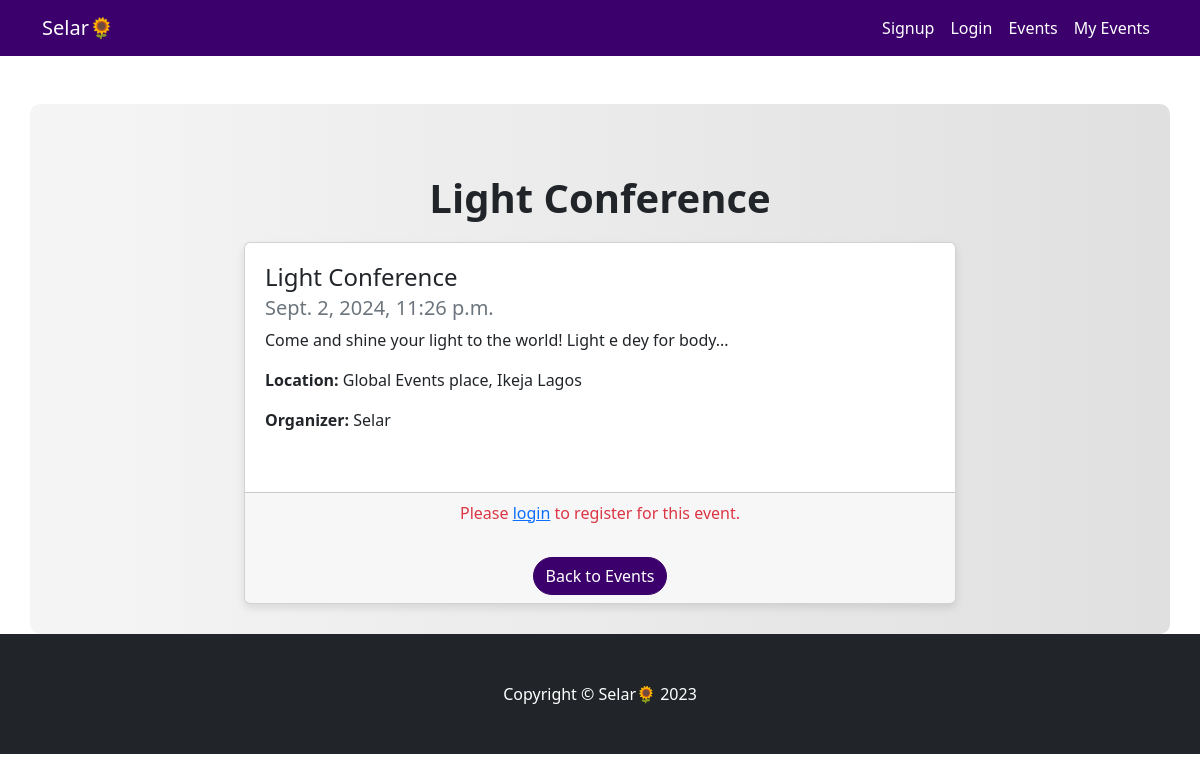
The page /event/1/ on the database its author committed.
### events/models.py (models this page shows, shortened)
class Event(models.Model):
    title = models.CharField(max_length=100)
    description = models.TextField()
    date = models.DateTimeField()
    location = models.CharField(max_length=100)
    organizer = models.CharField(max_length=50, default = 'Selar')

### events/views.py (the view)
# urls.py: path('event/<int:event_id>/', views.event_detail, name='event_detail'),
def event_detail(request, event_id):
    event = get_object_or_404(Event, id=event_id)
    return render(request, 'event_detail.html', {'event': event})

### events/templates/event_detail.html (shortened to what this page needs)
{% load static %}
<!DOCTYPE html>
<html lang="en">
    <head>
        <link href="https://cdn.jsdelivr.net/npm/bootstrap-icons@1.5.0/font/bootstrap-icons.css" rel="stylesheet" />
        <link href="{% static 'css/styles.css' %}" rel="stylesheet" />
    </head>
    <body>
        <nav class="navbar navbar-expand-lg navbar-dark">
            <div class="container">
                <a class="navbar-brand" href="{% url 'event_list' %}"> Selar🌻 </a>
                <div class="collapse navbar-collapse" id="navbarResponsive">
                    <ul class="navbar-nav ms-auto">
                        {% if user.is_authenticated %}
                        <li class="nav-item"><a class="nav-link" href="{% url 'event_list' %}">Events</a></li>
                        <li class="nav-item"><a class="nav-link" href="{% url 'manage_registration' %}">My Events</a></li>
                        <li class="nav-item"><a class="nav-link" href="{% url 'logout_user' %}">Logout</a></li>
                    {% else %}
                        <li class="nav-item"><a class="nav-link" href="{% url 'signup' %}">Signup</a></li>
                        <li class="nav-item"><a class="nav-link" href="{% url 'login' %}">Login</a></li>
                        <li class="nav-item"><a class="nav-link" href="{% url 'event_list' %}">Events</a></li>
                        <li class="nav-item"><a class="nav-link" href="{% url 'manage_registration' %}">My Events</a></li>
                    {% endif %}
                    </ul>
                </div>
            </div>
        </nav>
        <div class="container mt-5">
            <h1 class="text-center">{{ event.title }}</h1>
            <div class="row">
                <div class="col-lg-8 col-md-10 mx-auto">
                    <div class="card">
                        <div class="card-body">
                            <h4 class="card-title">{{ event.title }}</h4>
                            <h5 class="card-subtitle mb-2 text-muted">{{ event.date }}</h5>
                            <p class="card-text">{{ event.description }}</p>
                            <p class="card-text"><strong>Location:</strong> {{ event.location }}</p>
                            <p class="card-text"><strong>Organizer:</strong> {{ event.organizer }}</p>
                        </div>
                        <div class="card-footer text-center">
                            {% if user.is_authenticated %}
                                <form method="post" action="{% url 'register_event' event.id %}">
                                    {% csrf_token %}
                                    <button type="submit" class="btn btn-success">Register for This Event</button>
                                </form>
                            {% else %}
                                <p class="text-danger">Please <a href="{% url 'login' %}">login</a> to register for this event.</p>
                            {% endif %}
                            <a href="{% url 'event_list' %}" class="btn btn-primary mt-3">Back to Events</a>
                        </div>
                    </div>
                </div>
            </div>
        </div>
        <footer class="py-5 bg-dark">
            <div class="container">
                <p class="m-0 text-center text-white">Copyright &copy;  Selar🌻  2023</p>
            </div>
        </footer>
    </body>
</html>

### events/templates/event_detail.html (style rules this page uses)
.navbar-dark { background-color: #3b006b; }
.btn-primary, .btn-success { background-color: #3b006b; border-color: #3b006b; border-radius: 25px; transition: background-color 0.3s, border-color 0.3s; }
.card { transition: transform 0.3s, box-shadow 0.3s; box-shadow: 0 4px 8px rgba(0,0,0,0.1); }
.card-body { padding: 20px; }
h1 { font-size: 2.5rem; font-weight: bold; margin-bottom: 20px; }
.text-center { margin-top: 40px; }
.container.mt-5 { background: linear-gradient(to right, #f5f5f5, #e0e0e0); padding: 30px; border-radius: 10px; }
.navbar-dark .navbar-nav .nav-link { color: #fff; transition: color 0.3s; }

### rows shown on the page
Event: title "Light Conference", date "Sept. 2, 2024, 11:26 p.m.", description "Come and shine your light to the world! Light e dey for body...", location "Global Events place, Ikeja Lagos", organizer "Selar"
